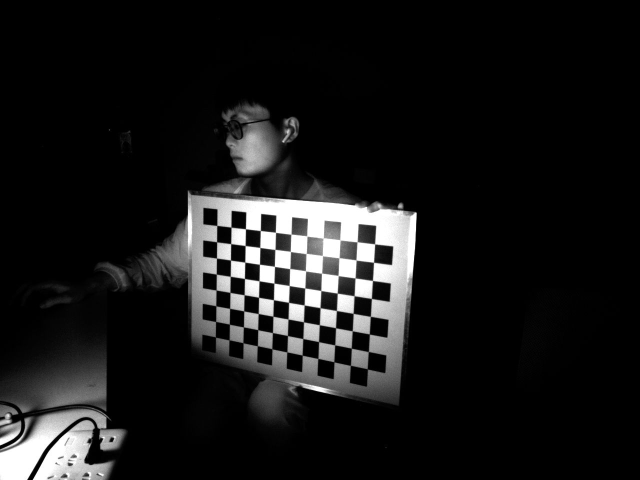
#> input picture L/mv_1.JPG, 1280 x 960 px, given as the content of the folder ../Src/Pictures, which was not available (shown at 1/2 size)
$ python split_picture.py
#> lines starting #> are read from the running program, lines starting #| are printed output that depends on the picture; pictures that were not available may be replaced by others from this repository, and a replacement may not be noted
import os
import cv2
import re
from os.path import join


def natural_sort_key(s):
    """
    按文件名的结构排序，即依次比较文件名的非数字和数字部分
    """
    # 将字符串按照数字和非数字部分分割，返回分割后的子串列表
    sub_strings = re.split(r'(\d+)', s)
    # 如果当前子串由数字组成，则将它转换为整数；否则返回原始子串
    sub_strings = [int(c) if c.isdigit() else c for c in sub_strings]
    # 根据分割后的子串列表以及上述函数的返回值，创建一个新的列表
    # 按照数字部分从小到大排序，然后按照非数字部分的字典序排序
    return sub_strings


def is_image_file(filename):
    return any(filename.endswith(extension) for extension in ['.png', '.jpg', '.jpeg', '.PNG', '.JPG', '.JPEG'])


def is_exist_dir(file_path):
    dirs_l = join(file_path, "L")
    if not os.path.exists(join(dirs_l)):
        os.makedirs(dirs_l)
    dirs_r = join(file_path, "R")
    if not os.path.exists(join(dirs_r)):
        os.makedirs(dirs_r)


def proc_img(file_dir='../Src/Pictures', save_path='../Output'):
    # 创建目录
#> called with file_dir = '../Src/Pictures', save_path = '../Output'
    is_exist_dir(save_path)
    image_filenames = [x for x in os.listdir(file_dir) if is_image_file(x)]
    # 按文件名从小到大排序
    image_filenames.sort(key=natural_sort_key)  # filter‘.JPG’ and sort
    try:
        for i, image_filename in enumerate(image_filenames):
            pic = cv2.imread(join(file_dir, image_filename))
#> pic is the input picture: shape (960, 1280, 3); min 0, max 255, mean 25.2
            H, W, C = pic.shape
#> H = 960; W = 1280; C = 3
            pic_l = pic[:, :W // 2]
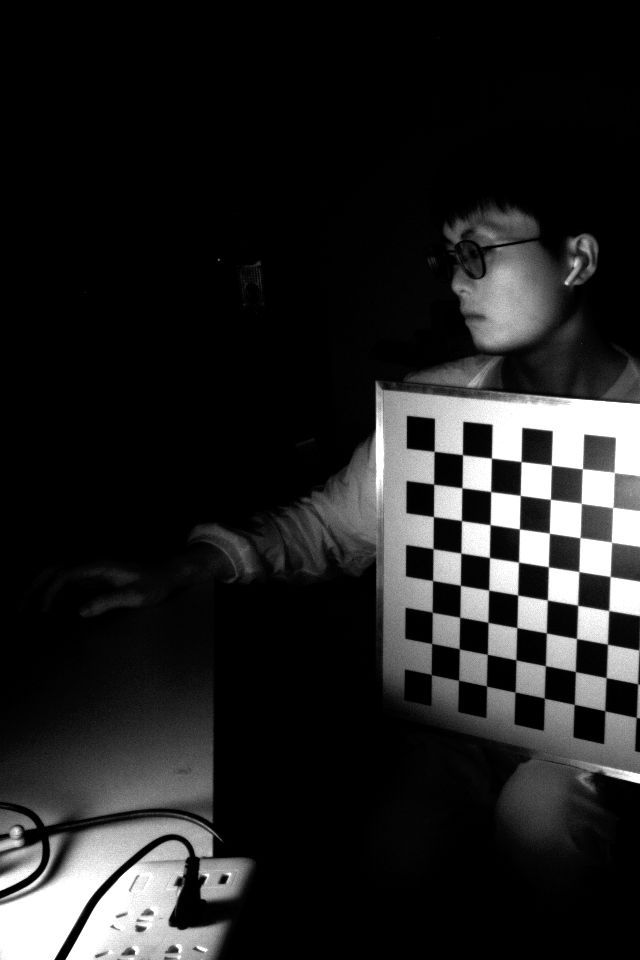
#> pic_l: shape (960, 640, 3); min 0, max 255, mean 34.2
            pic_r = pic[:, W // 2:]
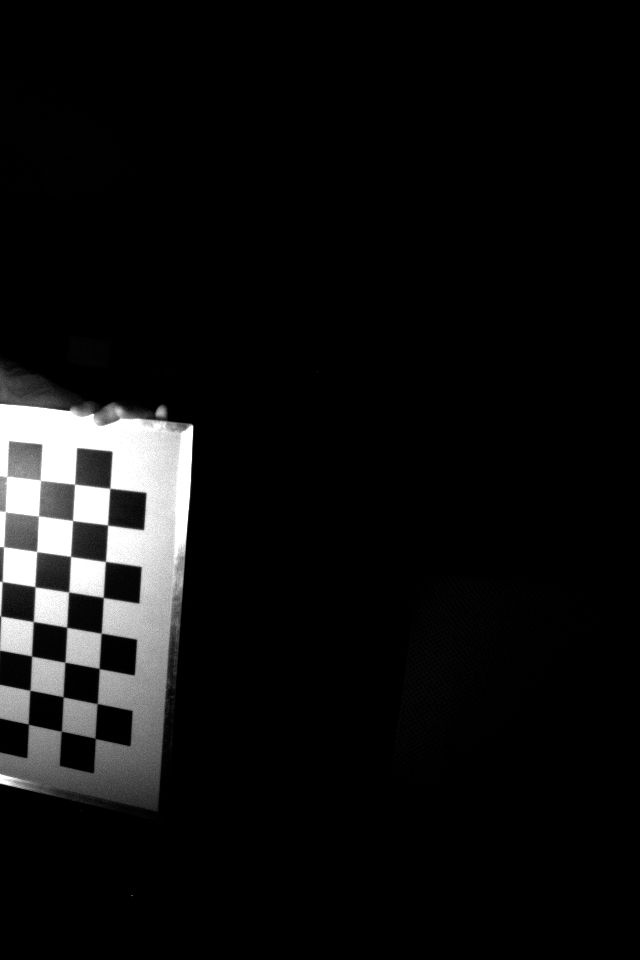
#> pic_r: shape (960, 640, 3); min 0, max 255, mean 16.2
            cv2.imwrite(join(save_path, "L/", image_filename), pic_l)
            cv2.imwrite(join(save_path, "R/", image_filename), pic_r)
            print("[{}/{}]".format(i + 1, len(image_filenames)),
                  image_filename, "done")
    except ValueError as e:
        print(e)
    print("Split Successfully.")


if __name__ == "__main__":
    proc_img()
    print("Done.")

$ run again, on L/mv_13.JPG
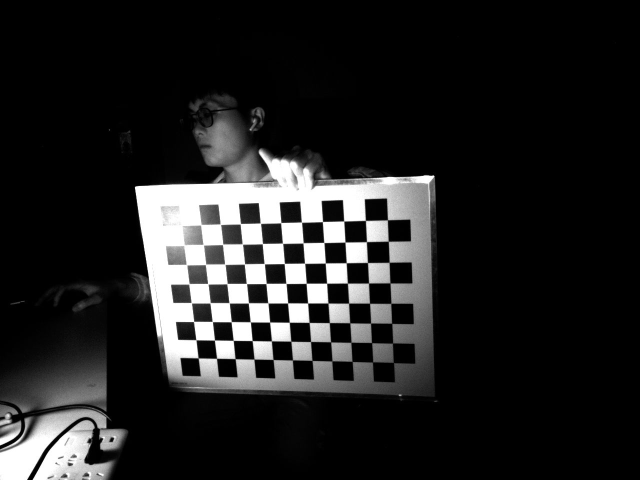
#> input picture L/mv_13.JPG, 1280 x 960 px, given as the content of the folder ../Src/Pictures, which was not available (shown at 1/2 size)
#> in proc_img, pic is the input picture: shape (960, 1280, 3); min 0, max 255, mean 35.2
#> in proc_img, `pic_l = pic[:, :W // 2]`:
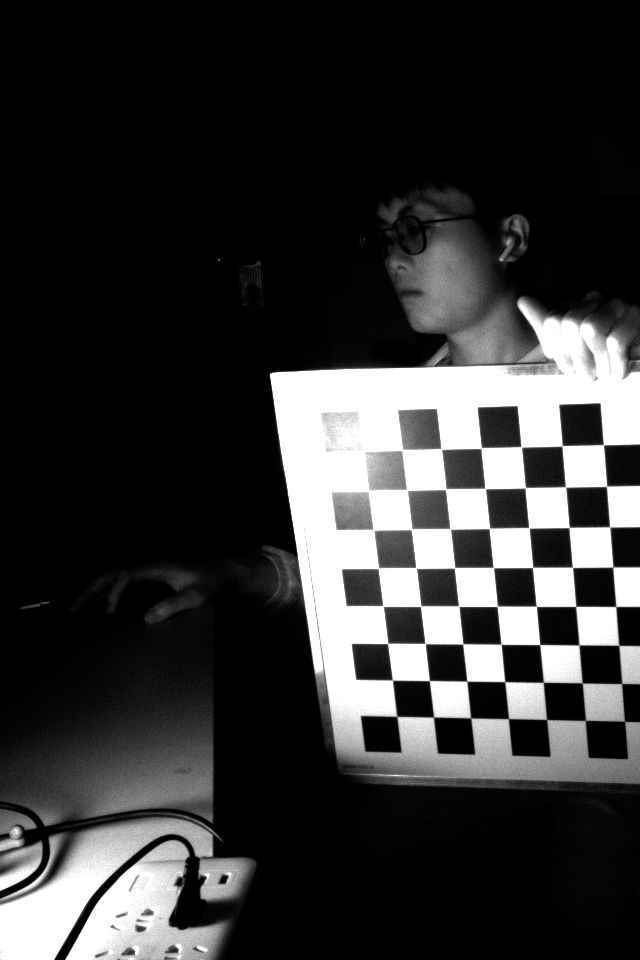
#> pic_l: shape (960, 640, 3); min 0, max 255, mean 53.3
#> in proc_img, `pic_r = pic[:, W // 2:]`:
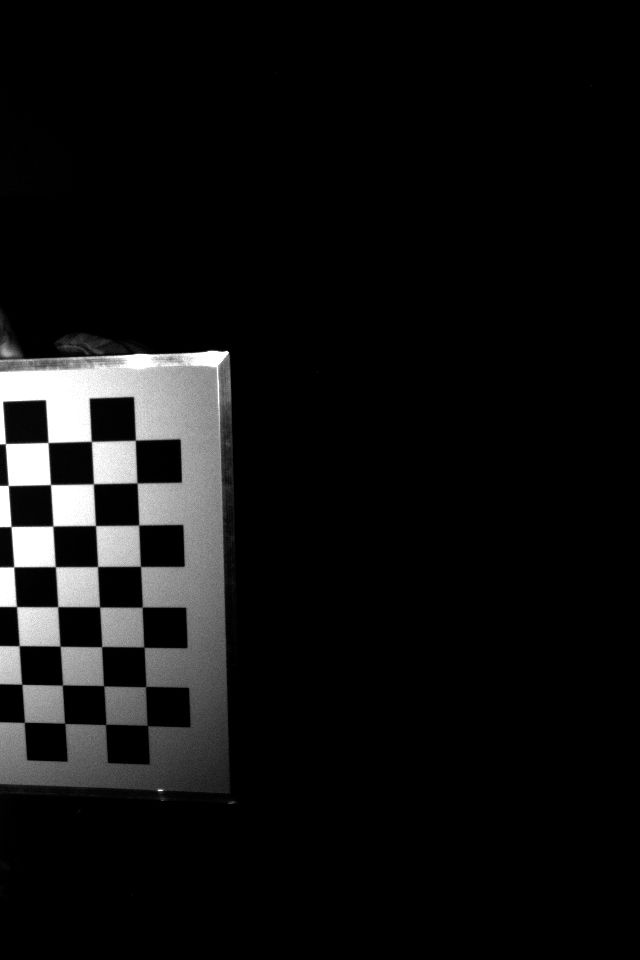
#> pic_r: shape (960, 640, 3); min 0, max 255, mean 17.1

$ run again, on L/mv_15.JPG
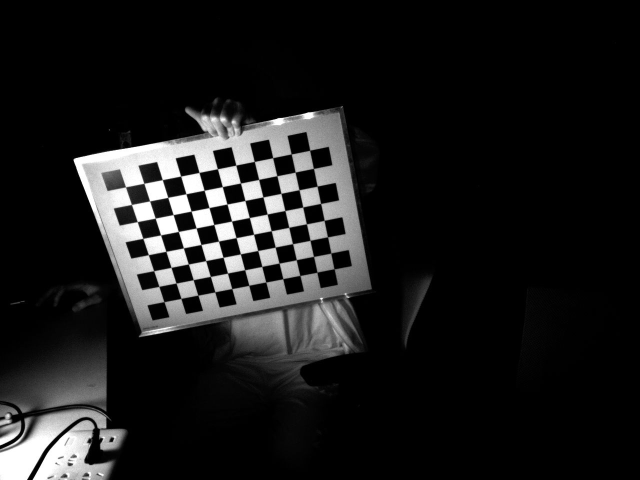
#> input picture L/mv_15.JPG, 1280 x 960 px, given as the content of the folder ../Src/Pictures, which was not available (shown at 1/2 size)
#> in proc_img, pic is the input picture: shape (960, 1280, 3); min 0, max 255, mean 28
#> in proc_img, `pic_l = pic[:, :W // 2]`:
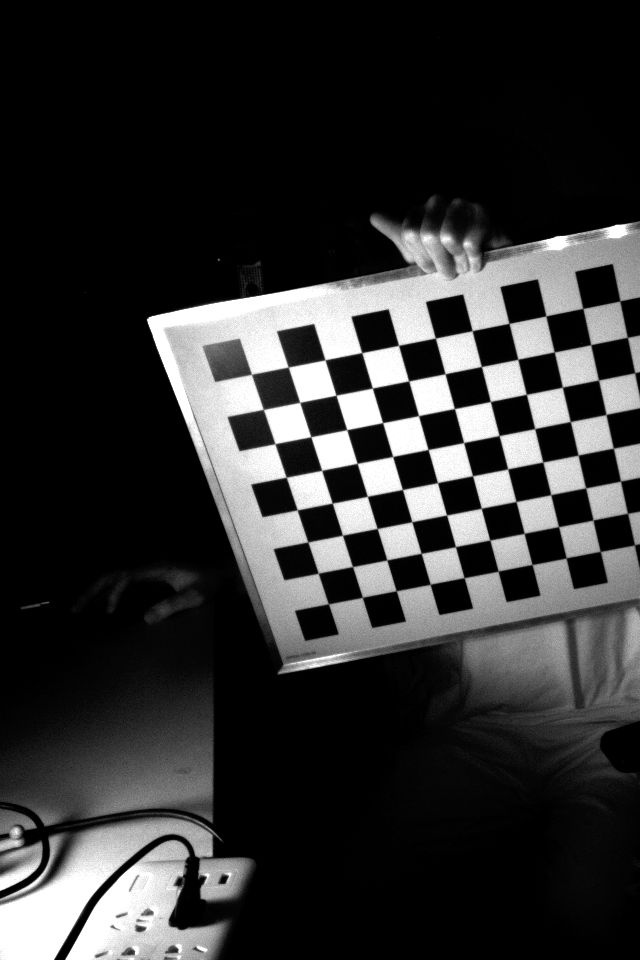
#> pic_l: shape (960, 640, 3); min 0, max 255, mean 49.5
#> in proc_img, `pic_r = pic[:, W // 2:]`:
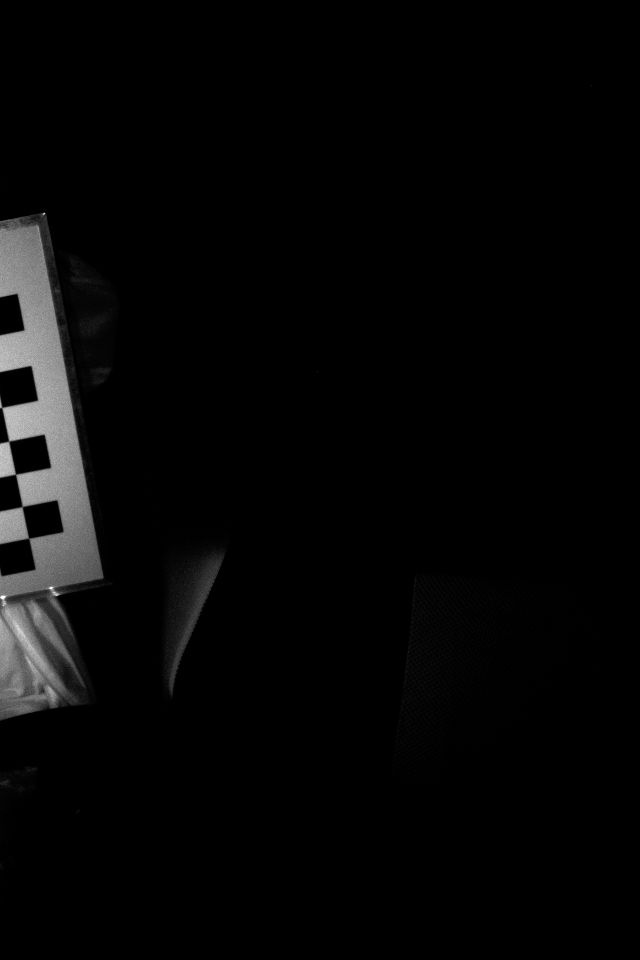
#> pic_r: shape (960, 640, 3); min 0, max 255, mean 6.5
